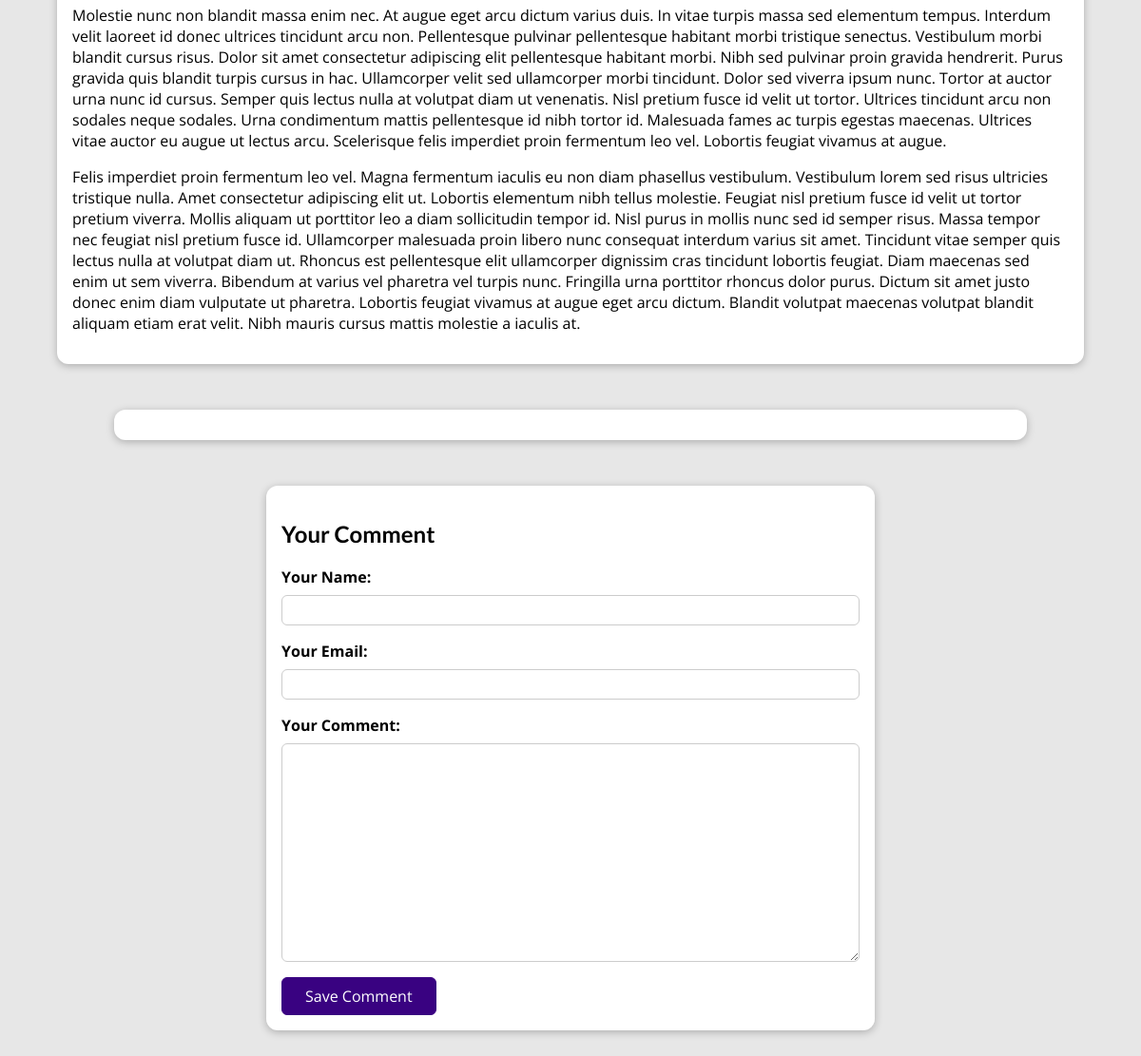
Before: /posts/hike-in-the-mountains/ (lower part) with the older database file.
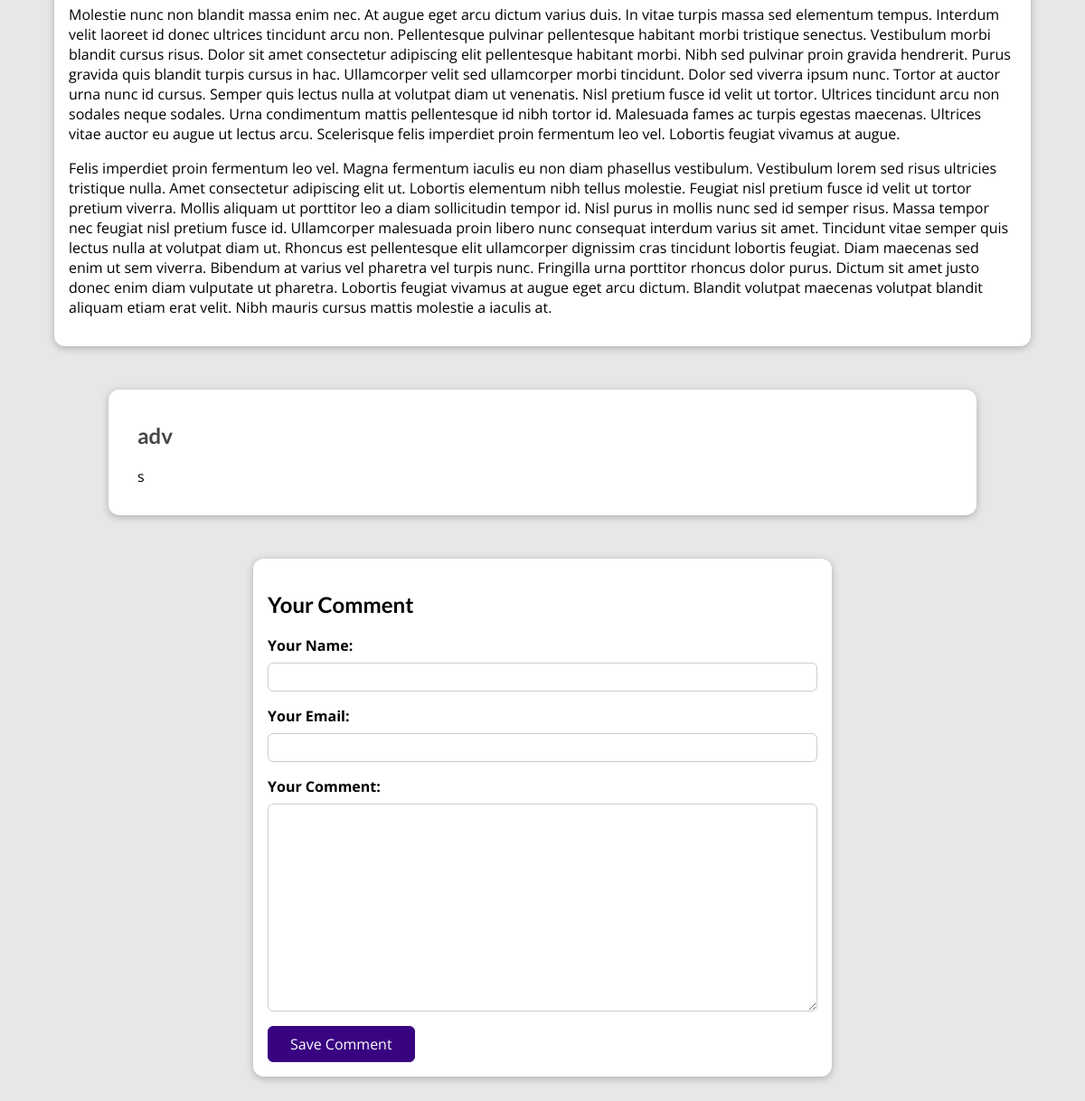
After: the same page with the newer database file.
### blog/models.py (models this page shows, shortened)
class Post(models.Model):
    title = models.CharField(max_length=150)
    excerpt = models.CharField(max_length=200)
    image = models.ImageField(upload_to='posts', null=True)
    date = models.DateField(auto_now=True)
    slug = models.SlugField(unique=True)
    content = models.TextField(validators=[MinLengthValidator(10)])
    author = models.ForeignKey(Author, on_delete=models.SET_NULL, null=True, related_name="posts")
    tags = models.ManyToManyField(Tag, null=True)

class Comment(models.Model):
    user_name = models.CharField(max_length=120)
    user_email = models.EmailField()
    text = models.TextField(max_length=400)
    post = models.ForeignKey(Post, on_delete=models.CASCADE, related_name='comments')

### blog/views.py (the view, shortened to what this page needs)
# urls.py: path('posts/<slug:slug>/', views.SinglePostView.as_view(), name='post-detail-page'),
class SinglePostView(View):
    def get(self, request, slug):
        post = Post.objects.get(slug=slug)
        context = {
            "post": post,
            "post_tags": post.tags.all(),
            "comment_form": CommentForm(),
            "comments": post.comments.all().order_by("-id")
        }
        return render(request, 'blog/post-detail.html', context)

### blog/forms.py
class CommentForm(forms.ModelForm):
    class Meta:
        model = Comment
        exclude = ['post']
        labels = {
            'user_name': 'Your Name',
            'user_email': 'Your Email',
            'text': 'Your Comment'
        }

### blog/models.py (called while the page is built)
    def full_name(self):
        return f"{self.first_name} {self.last_name}"

    def __str__(self):
        return self.full_name()

### blog/templates/blog/post-detail.html (shortened to what this page needs)
{% extends 'base.html' %}
{% load static %}
{% block css_files %}
<link rel="stylesheet" href="{% static 'blog/post-detail.css' %}">
{% endblock %}
{% block content %}
    <main>
        <p>{{ post.content|linebreaks }}</p>
    </main>
    <section id="comments">
        <ul>
            {% for comment in comments %}
                <li>
                    <h2>{{ comment.user_name }}</h2>
                    <p>{{ comment.text|linebreaks }}</p>
                </li>
            {% endfor %}
        </ul>
    </section>
    <section id="comment-form">
        <h2>Your Comment</h2>
        <form action="{% url "post-detail-page" post.slug %}", metod="POST">
            {% for form_field in comment_form %}
                <div class="form-control {% if form_field.errors %}invalid{% endif %}">
                    {{ form_field.label_tag }}
                    {{ form_field }}
                </div>
            {% endfor %}
            <button>Save Comment</button>
        </form>
{% endblock %}

### templates/base.html (shortened to what this page needs)
{% load static %}
<!DOCTYPE html>
<html lang="en">
<head>
    <link rel="stylesheet" href="{% static 'app.css' %}">
    {% block css_files %}{% endblock %}
</head>
<body>
    {% block content %}{% endblock %}
</body>
</html>

### static/app.css (style rules this page uses)
* { box-sizing: border-box; }
html { font-family: 'Open Sans', 'Lato', sans-serif; }
body { margin: 0; }
h1, h2, h3 { font-family: 'Lato', sans-serif; font-weight: bold; }

### blog/static/blog/post-detail.css (style rules this page uses)
body { background-color: #e7e7e7; }
main { width: 90%; max-width: 90rem; margin: 3rem auto; background-color: white; padding: 1rem; border-radius: 12px; box-shadow: 0 2px 8px rgba(0, 0, 0, 0.25); }
#comment-form { margin: 3rem auto; width: 90%; max-width: 40rem; border-radius: 12px; background-color: white; box-shadow: 0 2px 8px rgba(0, 0, 0, 0.25); padding: 1rem; }
#comment-form button { font: inherit; background-color: #390281; color: white; border: 1px solid #390281; padding: 0.5rem 1.5rem; border-radius: 6px; cursor: pointer; }
.form-control { margin-bottom: 1rem; }
.form-control label { font-weight: bold; margin-bottom: 0.5rem; display: block; }
.form-control input, .form-control textarea { display: block; width: 100%; font: inherit; padding: 0.25rem; border-radius: 6px; border: 1px solid #ccc; }
#comments { margin: 3rem auto; width: 90%; max-width: 60rem; border-radius: 12px; background-color: white; box-shadow: 0 2px 8px rgba(0, 0, 0, 0.25); padding: 1rem 2rem; }
#comments ul { list-style: none; margin: 0; padding: 0; }
#comments li { margin-bottom: 1rem; border-bottom: 2px solid #ccc; }
#comments li:last-of-type { border-bottom: none; }
#comments h2 { color: #464646; }

Changed rows visible on the page:
added Comment: user_name "adv", text "s"
